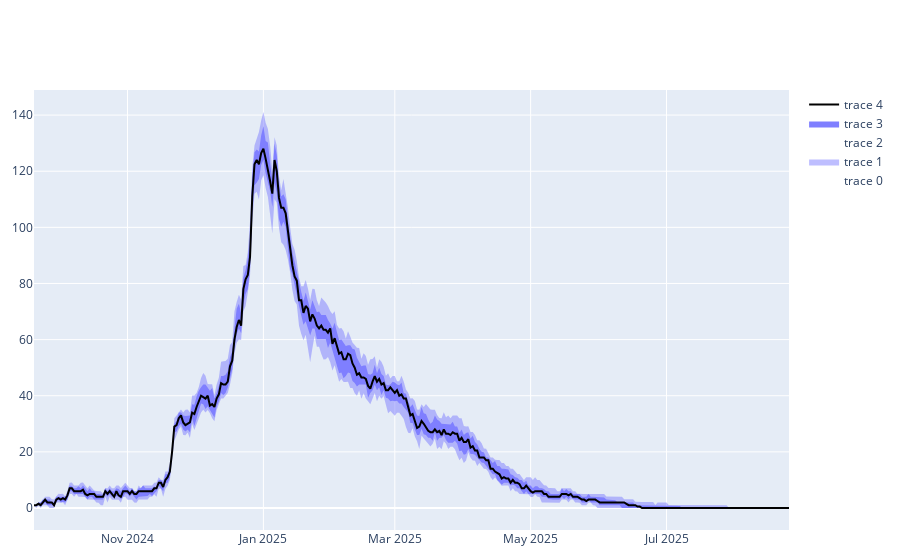

Write notebook code for a chart like this one.
### Code cell
from virus_sim_dashboard.util import DEFAULT_FIGURE_LAYOUT
from plotly import graph_objects as go

fig = go.Figure()
fig.add_trace(go.Scatter(x=gim_summary.index, y=gim_summary[0.1], line_width=0))
fig.add_trace(go.Scatter(x=gim_summary.index, y=gim_summary[0.9], line_width=0, fill='tonexty', fillcolor="rgba(127,127,255,0.5)"))
fig.add_trace(go.Scatter(x=gim_summary.index, y=gim_summary[0.25], line_width=0))
fig.add_trace(go.Scatter(x=gim_summary.index, y=gim_summary[0.75], line_width=0, fill='tonexty', fillcolor="rgb(127,127,255)"))
fig.add_trace(go.Scatter(x=gim_summary.index, y=gim_summary[0.5], line_width=2, line_color="black"))

fig.show()

### Figure 1 — Plotly figure (JSON) as saved in the notebook; plotly's stock layout.template omitted (floating-point values rounded to 4 significant figures; data arrays with more than 128 entries replaced by an {"elided": "..."} marker saying what was removed)
{"data": [{"line": {"width": 0}, "type": "scatter", "x": {"elided": "340 str values"}, "y": {"elided": "340 float values"}}, {"fill": "tonexty", "fillcolor": "rgba(127,127,255,0.5)", "line": {"width": 0}, "type": "scatter", "x": {"elided": "340 str values"}, "y": {"elided": "340 float values"}}, {"line": {"width": 0}, "type": "scatter", "x": {"elided": "340 str values"}, "y": {"elided": "340 float values"}}, {"fill": "tonexty", "fillcolor": "rgb(127,127,255)", "line": {"width": 0}, "type": "scatter", "x": {"elided": "340 str values"}, "y": {"elided": "340 float values"}}, {"line": {"color": "black", "width": 2}, "type": "scatter", "x": {"elided": "340 str values"}, "y": {"elided": "340 float values"}}], "layout": {}}
